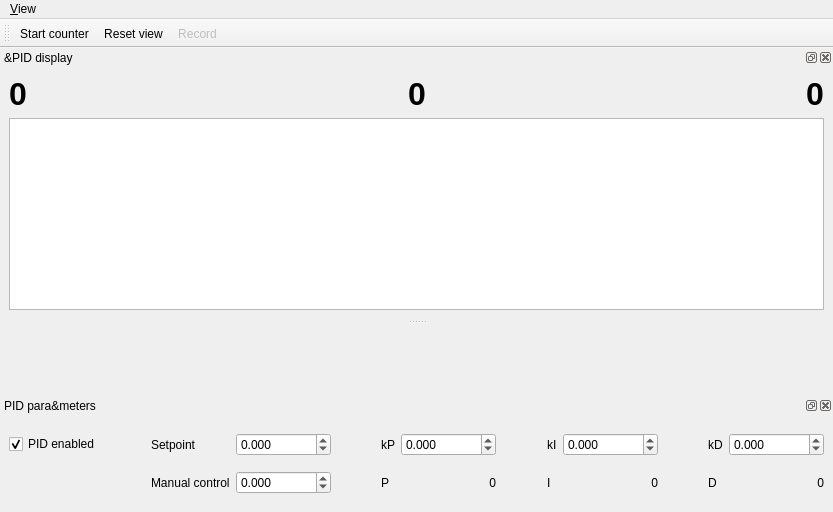
<?xml version="1.0" encoding="UTF-8"?>
<ui version="4.0">
 <class>MainWindow</class>
 <widget class="QMainWindow" name="MainWindow">
  <property name="geometry">
   <rect>
    <x>0</x>
    <y>0</y>
    <width>833</width>
    <height>512</height>
   </rect>
  </property>
  <property name="windowTitle">
   <string>qudi: PID Control</string>
  </property>
  <widget class="QWidget" name="centralwidget">
   <property name="sizePolicy">
    <sizepolicy hsizetype="Expanding" vsizetype="Expanding">
     <horstretch>0</horstretch>
     <verstretch>0</verstretch>
    </sizepolicy>
   </property>
  </widget>
  <widget class="QMenuBar" name="menubar">
   <property name="geometry">
    <rect>
     <x>0</x>
     <y>0</y>
     <width>833</width>
     <height>21</height>
    </rect>
   </property>
   <property name="sizePolicy">
    <sizepolicy hsizetype="Expanding" vsizetype="Minimum">
     <horstretch>0</horstretch>
     <verstretch>0</verstretch>
    </sizepolicy>
   </property>
   <widget class="QMenu" name="menuView">
    <property name="title">
     <string>&amp;View</string>
    </property>
    <widget class="QMenu" name="menuToolbars">
     <property name="title">
      <string>&amp;Toolbars</string>
     </property>
     <addaction name="counting_controls_view_Action"/>
    </widget>
    <addaction name="pid_view_Action"/>
    <addaction name="pid_parameters_view_Action"/>
    <addaction name="separator"/>
    <addaction name="menuToolbars"/>
    <addaction name="separator"/>
    <addaction name="restore_default_view_Action"/>
    <addaction name="actionClose"/>
   </widget>
   <addaction name="menuView"/>
  </widget>
  <widget class="QDockWidget" name="pid_trace_DockWidget">
   <property name="sizePolicy">
    <sizepolicy hsizetype="Expanding" vsizetype="Preferred">
     <horstretch>0</horstretch>
     <verstretch>0</verstretch>
    </sizepolicy>
   </property>
   <property name="minimumSize">
    <size>
     <width>100</width>
     <height>122</height>
    </size>
   </property>
   <property name="windowTitle">
    <string>&amp;PID display</string>
   </property>
   <attribute name="dockWidgetArea">
    <number>4</number>
   </attribute>
   <widget class="QWidget" name="dockWidgetContents">
    <property name="sizePolicy">
     <sizepolicy hsizetype="Expanding" vsizetype="Expanding">
      <horstretch>0</horstretch>
      <verstretch>0</verstretch>
     </sizepolicy>
    </property>
    <property name="minimumSize">
     <size>
      <width>100</width>
      <height>100</height>
     </size>
    </property>
    <layout class="QGridLayout" name="gridLayout">
     <item row="0" column="5">
      <widget class="QLabel" name="control_value_Label">
       <property name="font">
        <font>
         <pointsize>24</pointsize>
         <weight>75</weight>
         <bold>true</bold>
        </font>
       </property>
       <property name="text">
        <string>0</string>
       </property>
       <property name="alignment">
        <set>Qt::AlignRight|Qt::AlignTrailing|Qt::AlignVCenter</set>
       </property>
      </widget>
     </item>
     <item row="3" column="1" colspan="5">
      <widget class="PlotWidget" name="trace_PlotWidget">
       <property name="sizePolicy">
        <sizepolicy hsizetype="Expanding" vsizetype="Expanding">
         <horstretch>0</horstretch>
         <verstretch>0</verstretch>
        </sizepolicy>
       </property>
       <property name="minimumSize">
        <size>
         <width>100</width>
         <height>100</height>
        </size>
       </property>
      </widget>
     </item>
     <item row="0" column="4">
      <spacer name="horizontalSpacer_2">
       <property name="orientation">
        <enum>Qt::Horizontal</enum>
       </property>
       <property name="sizeType">
        <enum>QSizePolicy::Expanding</enum>
       </property>
       <property name="sizeHint" stdset="0">
        <size>
         <width>1</width>
         <height>20</height>
        </size>
       </property>
      </spacer>
     </item>
     <item row="0" column="2">
      <spacer name="horizontalSpacer">
       <property name="orientation">
        <enum>Qt::Horizontal</enum>
       </property>
       <property name="sizeType">
        <enum>QSizePolicy::Expanding</enum>
       </property>
       <property name="sizeHint" stdset="0">
        <size>
         <width>1</width>
         <height>20</height>
        </size>
       </property>
      </spacer>
     </item>
     <item row="0" column="3">
      <widget class="QLabel" name="process_value_Label">
       <property name="font">
        <font>
         <pointsize>24</pointsize>
         <weight>75</weight>
         <bold>true</bold>
        </font>
       </property>
       <property name="text">
        <string>0</string>
       </property>
       <property name="alignment">
        <set>Qt::AlignRight|Qt::AlignTrailing|Qt::AlignVCenter</set>
       </property>
      </widget>
     </item>
     <item row="0" column="1">
      <widget class="QLabel" name="setpoint_value_Label">
       <property name="font">
        <font>
         <pointsize>24</pointsize>
         <weight>75</weight>
         <bold>true</bold>
        </font>
       </property>
       <property name="text">
        <string>0</string>
       </property>
       <property name="alignment">
        <set>Qt::AlignRight|Qt::AlignTrailing|Qt::AlignVCenter</set>
       </property>
      </widget>
     </item>
    </layout>
   </widget>
  </widget>
  <widget class="QDockWidget" name="pid_parameters_DockWidget">
   <property name="sizePolicy">
    <sizepolicy hsizetype="Expanding" vsizetype="Preferred">
     <horstretch>0</horstretch>
     <verstretch>0</verstretch>
    </sizepolicy>
   </property>
   <property name="minimumSize">
    <size>
     <width>693</width>
     <height>116</height>
    </size>
   </property>
   <property name="maximumSize">
    <size>
     <width>524287</width>
     <height>116</height>
    </size>
   </property>
   <property name="windowTitle">
    <string>PID para&amp;meters</string>
   </property>
   <attribute name="dockWidgetArea">
    <number>8</number>
   </attribute>
   <widget class="QWidget" name="dockWidgetContents_2">
    <layout class="QGridLayout" name="gridLayout_2">
     <item row="1" column="9">
      <widget class="QLabel" name="labelI">
       <property name="text">
        <string>I</string>
       </property>
      </widget>
     </item>
     <item row="1" column="6">
      <widget class="QLabel" name="labelP">
       <property name="text">
        <string>P</string>
       </property>
      </widget>
     </item>
     <item row="0" column="9">
      <widget class="QLabel" name="labelkItext">
       <property name="text">
        <string>kI</string>
       </property>
      </widget>
     </item>
     <item row="0" column="15">
      <widget class="ScienDSpinBox" name="D_DoubleSpinBox">
       <property name="sizePolicy">
        <sizepolicy hsizetype="Expanding" vsizetype="Fixed">
         <horstretch>0</horstretch>
         <verstretch>0</verstretch>
        </sizepolicy>
       </property>
       <property name="toolTip">
        <string>If bigger than 1, the number of samples is averaged over the given number and then displayed. 
Use for extremely fast counting, since all the raw data is saved. 
Timestamps in oversampling interval are all equal to the averaging time.</string>
       </property>
       <property name="decimals">
        <number>3</number>
       </property>
       <property name="minimum">
        <double>-999999999.000000000000000</double>
       </property>
       <property name="maximum">
        <double>999999999.000000000000000</double>
       </property>
       <property name="singleStep">
        <double>0.001000000000000</double>
       </property>
      </widget>
     </item>
     <item row="1" column="2">
      <widget class="QLabel" name="labelManual">
       <property name="text">
        <string>Manual control</string>
       </property>
      </widget>
     </item>
     <item row="1" column="3">
      <widget class="ScienDSpinBox" name="manualDoubleSpinBox">
       <property name="sizePolicy">
        <sizepolicy hsizetype="Expanding" vsizetype="Fixed">
         <horstretch>0</horstretch>
         <verstretch>0</verstretch>
        </sizepolicy>
       </property>
       <property name="decimals">
        <number>3</number>
       </property>
       <property name="minimum">
        <double>-99999999.000000000000000</double>
       </property>
       <property name="maximum">
        <double>999999999.000000000000000</double>
       </property>
       <property name="singleStep">
        <double>0.001000000000000</double>
       </property>
      </widget>
     </item>
     <item row="1" column="4">
      <spacer name="horizontalSpacer_4">
       <property name="orientation">
        <enum>Qt::Horizontal</enum>
       </property>
       <property name="sizeHint" stdset="0">
        <size>
         <width>1</width>
         <height>20</height>
        </size>
       </property>
      </spacer>
     </item>
     <item row="1" column="7">
      <widget class="QLabel" name="labelkP">
       <property name="text">
        <string>0</string>
       </property>
       <property name="alignment">
        <set>Qt::AlignRight|Qt::AlignTrailing|Qt::AlignVCenter</set>
       </property>
      </widget>
     </item>
     <item row="1" column="8">
      <spacer name="horizontalSpacer_6">
       <property name="orientation">
        <enum>Qt::Horizontal</enum>
       </property>
       <property name="sizeHint" stdset="0">
        <size>
         <width>1</width>
         <height>20</height>
        </size>
       </property>
      </spacer>
     </item>
     <item row="1" column="11">
      <widget class="QLabel" name="labelkI">
       <property name="text">
        <string>0</string>
       </property>
       <property name="alignment">
        <set>Qt::AlignRight|Qt::AlignTrailing|Qt::AlignVCenter</set>
       </property>
      </widget>
     </item>
     <item row="1" column="12">
      <spacer name="horizontalSpacer_8">
       <property name="orientation">
        <enum>Qt::Horizontal</enum>
       </property>
       <property name="sizeHint" stdset="0">
        <size>
         <width>1</width>
         <height>20</height>
        </size>
       </property>
      </spacer>
     </item>
     <item row="1" column="15">
      <widget class="QLabel" name="labelkD">
       <property name="text">
        <string>0</string>
       </property>
       <property name="alignment">
        <set>Qt::AlignRight|Qt::AlignTrailing|Qt::AlignVCenter</set>
       </property>
      </widget>
     </item>
     <item row="0" column="2">
      <widget class="QLabel" name="label">
       <property name="text">
        <string>Setpoint</string>
       </property>
      </widget>
     </item>
     <item row="0" column="3">
      <widget class="ScienDSpinBox" name="setpointDoubleSpinBox">
       <property name="sizePolicy">
        <sizepolicy hsizetype="Expanding" vsizetype="Fixed">
         <horstretch>0</horstretch>
         <verstretch>0</verstretch>
        </sizepolicy>
       </property>
       <property name="decimals">
        <number>3</number>
       </property>
       <property name="minimum">
        <double>-999999999.000000000000000</double>
       </property>
       <property name="maximum">
        <double>999999999.000000000000000</double>
       </property>
       <property name="singleStep">
        <double>0.001000000000000</double>
       </property>
      </widget>
     </item>
     <item row="0" column="7">
      <widget class="ScienDSpinBox" name="P_DoubleSpinBox">
       <property name="sizePolicy">
        <sizepolicy hsizetype="Expanding" vsizetype="Fixed">
         <horstretch>0</horstretch>
         <verstretch>0</verstretch>
        </sizepolicy>
       </property>
       <property name="decimals">
        <number>3</number>
       </property>
       <property name="minimum">
        <double>-999999999.000000000000000</double>
       </property>
       <property name="maximum">
        <double>999999999.000000000000000</double>
       </property>
       <property name="singleStep">
        <double>0.001000000000000</double>
       </property>
       <property name="value">
        <double>0.000000000000000</double>
       </property>
      </widget>
     </item>
     <item row="0" column="8">
      <spacer name="horizontalSpacer_5">
       <property name="orientation">
        <enum>Qt::Horizontal</enum>
       </property>
       <property name="sizeType">
        <enum>QSizePolicy::Expanding</enum>
       </property>
       <property name="sizeHint" stdset="0">
        <size>
         <width>1</width>
         <height>20</height>
        </size>
       </property>
      </spacer>
     </item>
     <item row="0" column="11">
      <widget class="ScienDSpinBox" name="I_DoubleSpinBox">
       <property name="sizePolicy">
        <sizepolicy hsizetype="Expanding" vsizetype="Fixed">
         <horstretch>0</horstretch>
         <verstretch>0</verstretch>
        </sizepolicy>
       </property>
       <property name="decimals">
        <number>3</number>
       </property>
       <property name="minimum">
        <double>-999999999.000000000000000</double>
       </property>
       <property name="maximum">
        <double>999999999.000000000000000</double>
       </property>
       <property name="singleStep">
        <double>0.001000000000000</double>
       </property>
      </widget>
     </item>
     <item row="0" column="12">
      <spacer name="horizontalSpacer_7">
       <property name="orientation">
        <enum>Qt::Horizontal</enum>
       </property>
       <property name="sizeType">
        <enum>QSizePolicy::Expanding</enum>
       </property>
       <property name="sizeHint" stdset="0">
        <size>
         <width>1</width>
         <height>20</height>
        </size>
       </property>
      </spacer>
     </item>
     <item row="0" column="6">
      <widget class="QLabel" name="labelkPtext">
       <property name="text">
        <string>kP</string>
       </property>
      </widget>
     </item>
     <item row="0" column="13">
      <widget class="QLabel" name="labelkDtext">
       <property name="text">
        <string>kD</string>
       </property>
      </widget>
     </item>
     <item row="1" column="13">
      <widget class="QLabel" name="labelD">
       <property name="toolTip">
        <string>If bigger than 1, the number of samples is averaged over the given number and then displayed. 
Use for extremely fast counting, since all the raw data is saved. 
Timestamps in oversampling interval are all equal to the averaging time.</string>
       </property>
       <property name="text">
        <string>D</string>
       </property>
      </widget>
     </item>
     <item row="0" column="0">
      <widget class="QCheckBox" name="pidEnabledCheckBox">
       <property name="text">
        <string>PID enabled</string>
       </property>
       <property name="checked">
        <bool>true</bool>
       </property>
      </widget>
     </item>
     <item row="0" column="4">
      <spacer name="horizontalSpacer_3">
       <property name="orientation">
        <enum>Qt::Horizontal</enum>
       </property>
       <property name="sizeType">
        <enum>QSizePolicy::Expanding</enum>
       </property>
       <property name="sizeHint" stdset="0">
        <size>
         <width>1</width>
         <height>20</height>
        </size>
       </property>
      </spacer>
     </item>
     <item row="0" column="1">
      <spacer name="horizontalSpacer_9">
       <property name="orientation">
        <enum>Qt::Horizontal</enum>
       </property>
       <property name="sizeHint" stdset="0">
        <size>
         <width>1</width>
         <height>20</height>
        </size>
       </property>
      </spacer>
     </item>
    </layout>
   </widget>
  </widget>
  <widget class="QToolBar" name="pid_control_ToolBar">
   <property name="enabled">
    <bool>true</bool>
   </property>
   <property name="sizePolicy">
    <sizepolicy hsizetype="Expanding" vsizetype="Fixed">
     <horstretch>0</horstretch>
     <verstretch>0</verstretch>
    </sizepolicy>
   </property>
   <property name="windowTitle">
    <string>PID Controls</string>
   </property>
   <property name="toolButtonStyle">
    <enum>Qt::ToolButtonTextBesideIcon</enum>
   </property>
   <attribute name="toolBarArea">
    <enum>TopToolBarArea</enum>
   </attribute>
   <attribute name="toolBarBreak">
    <bool>false</bool>
   </attribute>
   <addaction name="start_control_Action"/>
   <addaction name="reset_view_Action"/>
   <addaction name="record_control_Action"/>
  </widget>
  <action name="start_control_Action">
   <property name="checkable">
    <bool>true</bool>
   </property>
   <property name="icon">
    <iconset>
     <normaloff>../../artwork/icons/start-counter.svg</normaloff>../../artwork/icons/start-counter.svg</iconset>
   </property>
   <property name="text">
    <string>Start counter</string>
   </property>
   <property name="toolTip">
    <string>Start the counter</string>
   </property>
  </action>
  <action name="reset_view_Action">
   <property name="checkable">
    <bool>false</bool>
   </property>
   <property name="icon">
    <iconset>
     <normaloff>../../artwork/icons/restart-counter.svg</normaloff>../../artwork/icons/start-counter.svg</iconset>
   </property>
   <property name="text">
    <string>Reset view</string>
   </property>
   <property name="toolTip">
    <string>Reset the plot data</string>
   </property>
  </action>
  <action name="record_control_Action">
   <property name="checkable">
    <bool>true</bool>
   </property>
   <property name="enabled">
    <bool>false</bool>
   </property>
   <property name="icon">
    <iconset>
     <normaloff>../../artwork/icons/record-counter.svgz</normaloff>../../artwork/icons/record-counter.svgz</iconset>
   </property>
   <property name="text">
    <string>Record</string>
   </property>
   <property name="toolTip">
    <string>Save count trace to file</string>
   </property>
  </action>
  <action name="pid_view_Action">
   <property name="checkable">
    <bool>true</bool>
   </property>
   <property name="text">
    <string>&amp;PID display</string>
   </property>
   <property name="toolTip">
    <string>Show the Slow counter</string>
   </property>
  </action>
  <action name="pid_parameters_view_Action">
   <property name="checkable">
    <bool>true</bool>
   </property>
   <property name="text">
    <string>P&amp;ID parameters</string>
   </property>
   <property name="toolTip">
    <string>Show Slow counter parameters</string>
   </property>
  </action>
  <action name="restore_default_view_Action">
   <property name="text">
    <string>&amp;Restore default</string>
   </property>
  </action>
  <action name="counting_controls_view_Action">
   <property name="text">
    <string>&amp;Counting controls</string>
   </property>
  </action>
  <action name="actionClose">
   <property name="icon">
    <iconset>
     <normaloff>../../artwork/icons/application-exit.svg</normaloff>../../artwork/icons/application-exit.svg</iconset>
   </property>
   <property name="text">
    <string>&amp;Close</string>
   </property>
  </action>
 </widget>
 <customwidgets>
  <customwidget>
   <class>PlotWidget</class>
   <extends>QGraphicsView</extends>
   <header>pyqtgraph</header>
  </customwidget>
  <customwidget>
   <class>ScienDSpinBox</class>
   <extends>QDoubleSpinBox</extends>
   <header>qudi.core.gui.qtwidgets.scientific_spinbox</header>
  </customwidget>
 </customwidgets>
 <resources/>
 <connections>
  <connection>
   <sender>pid_view_Action</sender>
   <signal>triggered(bool)</signal>
   <receiver>pid_trace_DockWidget</receiver>
   <slot>setVisible(bool)</slot>
   <hints>
    <hint type="sourcelabel">
     <x>-1</x>
     <y>-1</y>
    </hint>
    <hint type="destinationlabel">
     <x>399</x>
     <y>136</y>
    </hint>
   </hints>
  </connection>
  <connection>
   <sender>pid_trace_DockWidget</sender>
   <signal>visibilityChanged(bool)</signal>
   <receiver>pid_view_Action</receiver>
   <slot>setChecked(bool)</slot>
   <hints>
    <hint type="sourcelabel">
     <x>399</x>
     <y>136</y>
    </hint>
    <hint type="destinationlabel">
     <x>-1</x>
     <y>-1</y>
    </hint>
   </hints>
  </connection>
  <connection>
   <sender>pid_parameters_view_Action</sender>
   <signal>triggered(bool)</signal>
   <receiver>pid_parameters_DockWidget</receiver>
   <slot>setVisible(bool)</slot>
   <hints>
    <hint type="sourcelabel">
     <x>-1</x>
     <y>-1</y>
    </hint>
    <hint type="destinationlabel">
     <x>399</x>
     <y>551</y>
    </hint>
   </hints>
  </connection>
  <connection>
   <sender>pid_parameters_DockWidget</sender>
   <signal>visibilityChanged(bool)</signal>
   <receiver>pid_parameters_view_Action</receiver>
   <slot>setChecked(bool)</slot>
   <hints>
    <hint type="sourcelabel">
     <x>399</x>
     <y>551</y>
    </hint>
    <hint type="destinationlabel">
     <x>-1</x>
     <y>-1</y>
    </hint>
   </hints>
  </connection>
  <connection>
   <sender>counting_controls_view_Action</sender>
   <signal>triggered(bool)</signal>
   <receiver>pid_control_ToolBar</receiver>
   <slot>setVisible(bool)</slot>
   <hints>
    <hint type="sourcelabel">
     <x>-1</x>
     <y>-1</y>
    </hint>
    <hint type="destinationlabel">
     <x>399</x>
     <y>41</y>
    </hint>
   </hints>
  </connection>
  <connection>
   <sender>pid_control_ToolBar</sender>
   <signal>visibilityChanged(bool)</signal>
   <receiver>counting_controls_view_Action</receiver>
   <slot>setChecked(bool)</slot>
   <hints>
    <hint type="sourcelabel">
     <x>399</x>
     <y>41</y>
    </hint>
    <hint type="destinationlabel">
     <x>-1</x>
     <y>-1</y>
    </hint>
   </hints>
  </connection>
  <connection>
   <sender>actionClose</sender>
   <signal>triggered()</signal>
   <receiver>MainWindow</receiver>
   <slot>close()</slot>
   <hints>
    <hint type="sourcelabel">
     <x>-1</x>
     <y>-1</y>
    </hint>
    <hint type="destinationlabel">
     <x>219</x>
     <y>281</y>
    </hint>
   </hints>
  </connection>
 </connections>
</ui>
